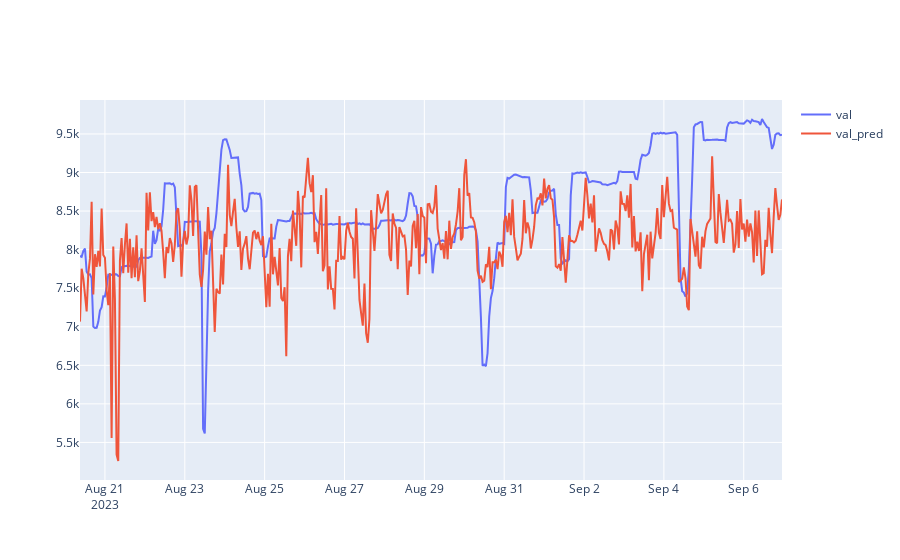

The code cell stored with this chart in its notebook:
### Code cell
fig = go.Figure()
fig.add_trace(go.Scatter(x=y_val.index, y=y_val, mode='lines', name='val'))
fig.add_trace(go.Scatter(x=y_val.index, y=y_val_pred, mode='lines', name='val_pred'))
fig.show()

### Figure 1 — Plotly figure (JSON) as saved in the notebook; plotly's stock layout.template omitted (floating-point values rounded to 4 significant figures; data arrays with more than 128 entries replaced by an {"elided": "..."} marker saying what was removed)
{"data": [{"mode": "lines", "name": "val", "type": "scatter", "x": {"elided": "423 str values"}, "y": {"elided": "423 float values"}}, {"mode": "lines", "name": "val_pred", "type": "scatter", "x": {"elided": "423 str values"}, "y": {"elided": "423 float values"}}], "layout": {}}
